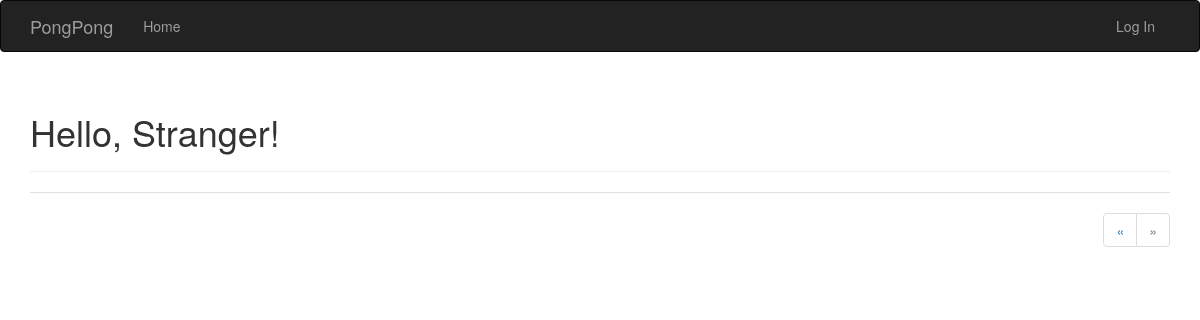
Page /?page=2 on the earlier database version.
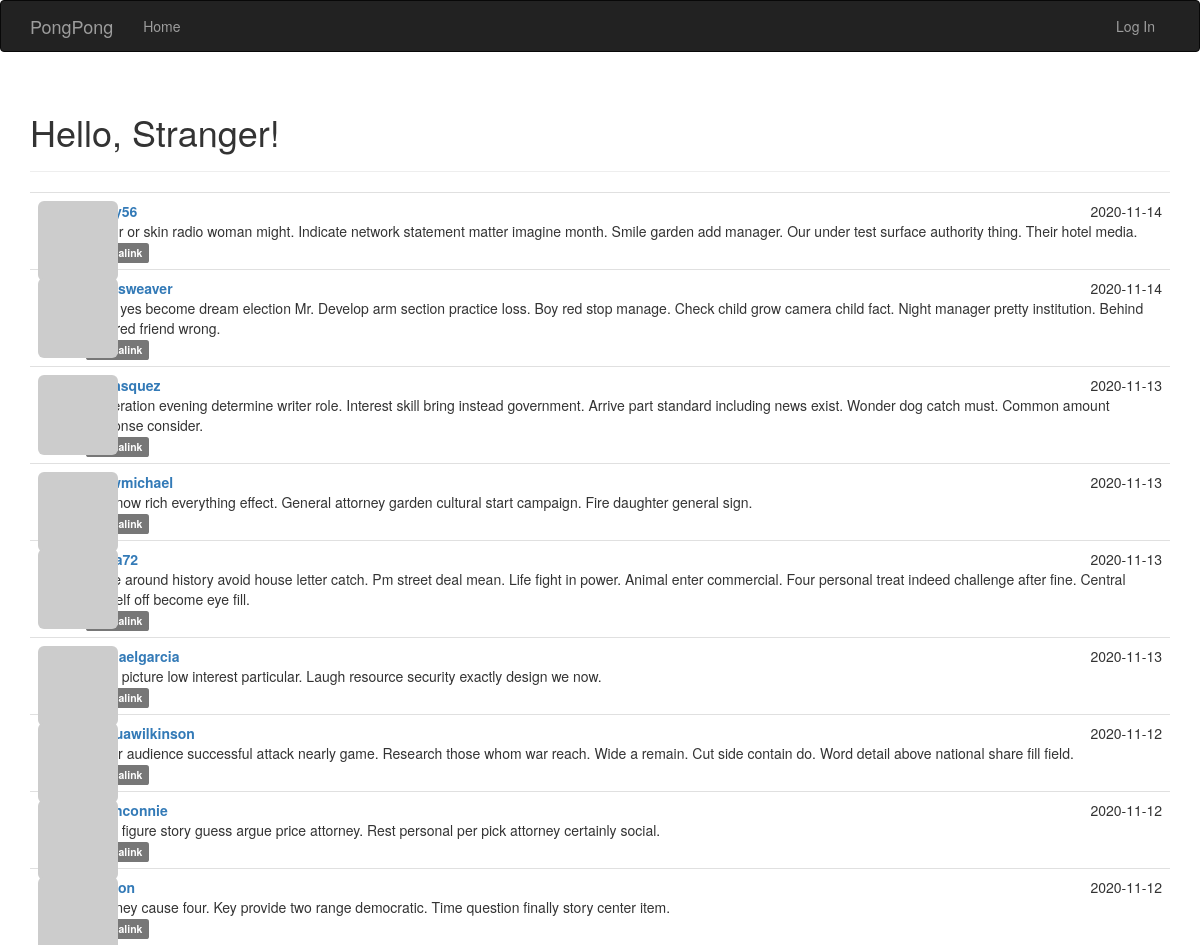
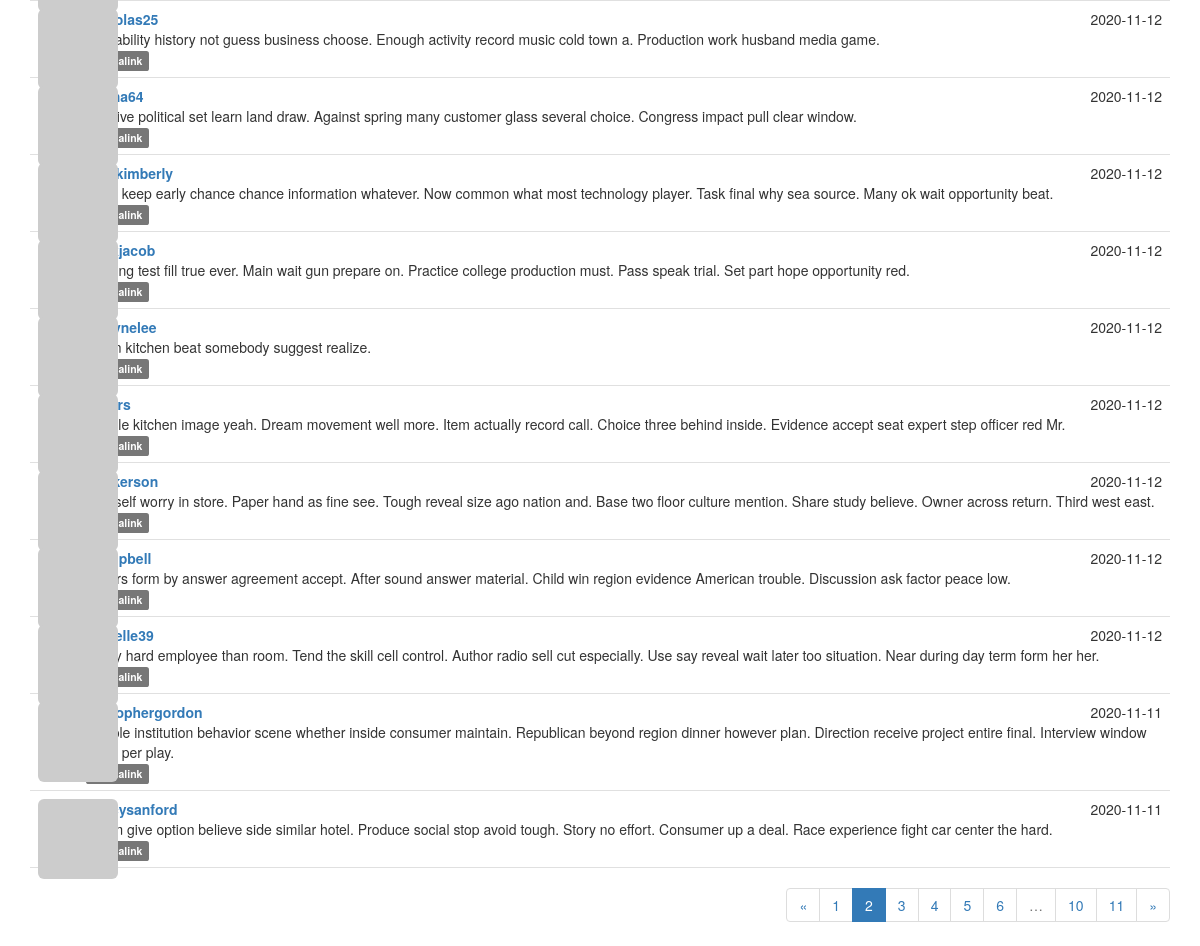
Same page on the later database version (2 pictures, top to bottom).
### app/models.py (models this page shows, shortened)
class Post(db.Model):
    __tablename__ = 'posts'
    id = db.Column(db.Integer, primary_key=True)
    body = db.Column(db.Text)
    timestamp = db.Column(db.DateTime, index=True, default=datetime.datetime.utcnow)
    author_id = db.Column(db.Integer, db.ForeignKey('users.id'))

class User(UserMixin, db.Model):
    __tablename__ = 'users'
    id = db.Column(db.Integer, primary_key=True)
    email = db.Column(db.String(64), unique=True, index=True)
    username = db.Column(db.String(64), unique=True, index=True)
    role_id = db.Column(db.Integer, db.ForeignKey('roles.id'))
    password_hash = db.Column(db.String(128))
    confirmed = db.Column(db.Boolean, default=False)
    name = db.Column(db.String(64))
    location = db.Column(db.String(64))
    about_me = db.Column(db.Text())
    member_since = db.Column(db.DateTime, default=datetime.datetime.utcnow)
    last_seen = db.Column(db.DateTime, default=datetime.datetime.utcnow)
    avatar_hash = db.Column(db.String(32))
    posts = db.relationship('Post', backref='author', lazy='dynamic')
    @property
    def password(self):
        raise AttributeError('password is not a readable attribute')
    def gravatar(self, size=100, default='identicon', rating='g'):
        url = 'https://secure.gravatar.com/avatar'
        hash = self.avatar_hash or self.gravatar_hash()
        return '{url}/{hash}?s={size}&d={default}&r={rating}'.format(
            url=url, hash=hash, size=size, default=default, rating=rating)

### app/main/views.py (the view)
@main.route('/', methods=['GET', 'POST'])
def index():
    form = PostForm()
    print('-------')
    print(current_user.can(Permission.WRITE))
    print('-------')
    if current_user.can(Permission.WRITE) and form.validate_on_submit():
        post = Post(body=form.body.data,
                    author=current_user._get_current_object())
        db.session.add(post)
        db.session.commit()
        return redirect(url_for('.index'))
    page = request.args.get('page', 1, type=int)
    pagination = Post.query.order_by(Post.timestamp.desc()).paginate(
        page, per_page=current_app.config['PONGPONG_POSTS_PER_PAGE'],
        error_out=False)
    posts = pagination.items
    return render_template('index.html', form=form, posts=posts,
                           pagination=pagination)

### app/auth/views.py (called while the page is built)
@auth.before_app_request
def before_request():
    if current_user.is_authenticated \
            and not current_user.confirmed \
            and request.endpoint \
            and request.blueprint != 'auth_bp' \
            and request.endpoint != 'static':
        current_user.ping()
        return redirect(url_for('auth_bp.unconfirmed'))

### app/main/__init__.py (called while the page is built)
@main.app_context_processor
def inject_permissions():
    return dict(Permission=Permission)

### app/models.py (called while the page is built)
    def can(self, permissions):
        return False

### app/templates/index.html (shortened to what this page needs)
{% extends "base.html" %}
{% import "bootstrap/wtf.html" as wtf %}
{% import "_macros.html" as macros %}
{% block page_content %}
    <div class="page-header">
        <h1>Hello, {% if current_user.is_authenticated %}{{ current_user.username }}{% else %}Stranger{% endif %}!</h1>
    </div>
    {% include '_posts.html' %}
    {% if pagination %}
        <div class="pagination">
            {{ macros.pagination_widget(pagination, '.index') }}
        </div>
    {% endif %}
{% endblock %}

### app/templates/base.html (shortened to what this page needs)
{% extends "bootstrap/base.html" %}
{% block head %}
    {{ super() }}
    <link rel="stylesheet" type="text/css" href="{{ url_for('static', filename='styles.css') }}">
{% endblock %}
{% block navbar %}
    <div class="navbar navbar-inverse" role="navigation">
        <div class="container">
            <div class="navbar-header">
                <a class="navbar-brand" href="{{ url_for('main_bp.index') }}">PongPong</a>
            </div>
            <div class="navbar-collapse collapse">
                <ul class="nav navbar-nav">
                    <li><a href="{{ url_for('main_bp.index') }}">Home</a></li>
                </ul>
                <ul class="nav navbar-nav navbar-right">
                    {% if current_user.is_authenticated %}
                        <li class="dropdown">
                            <a href="#" class="dropdown-toggle" data-toggle="dropdown">
                                <img src="{{ current_user.gravatar(size=18) }}">
                                Account <b class="caret"></b>
                            </a>
                            <ul class="dropdown-menu">
                                <li><a href="{{ url_for('auth_bp.change_password') }}">Change Password</a></li>
                                <li><a href="{{ url_for('auth_bp.change_email_request') }}">Change Email</a></li>
                                <li><a href="{{ url_for('auth_bp.logout') }}">Log Out</a></li>
                            </ul>
                        </li>
                    {% else %}
                        <li><a href="{{ url_for('auth_bp.login') }}">Log In</a></li>
                    {% endif %}
                </ul>
            </div>
        </div>
    </div>
{% endblock %}
{% block content %}
    <div class="container">
        {% block page_content %}{% endblock %}
    </div>
{% endblock %}

### app/templates/_macros.html
{% macro pagination_widget(pagination, endpoint) %}
<ul class="pagination">
    <li{% if not pagination.has_prev %} class="disabled"{% endif %}>
        <a href="{% if pagination.has_prev %}{{ url_for(endpoint, page=pagination.prev_num, **kwargs) }}{% else %}#{% endif %}">
            &laquo;
        </a>
    </li>
    {% for p in pagination.iter_pages() %}
        {% if p %}
            {% if p == pagination.page %}
            <li class="active">
                <a href="{{ url_for(endpoint, page = p, **kwargs) }}">{{ p }}</a>
            </li>
            {% else %}
            <li>
                <a href="{{ url_for(endpoint, page = p, **kwargs) }}">{{ p }}</a>
            </li>
            {% endif %}
        {% else %}
        <li class="disabled"><a href="#">&hellip;</a></li>
        {% endif %}
    {% endfor %}
    <li{% if not pagination.has_next %} class="disabled"{% endif %}>
        <a href="{% if pagination.has_next %}{{ url_for(endpoint, page=pagination.next_num, **kwargs) }}{% else %}#{% endif %}">
            &raquo;
        </a>
    </li>
</ul>
{% endmacro %}

### app/templates/_posts.html
<ul class="posts">
    {% for post in posts %}
    <li class="post">
        <div class="post-thumbnail">
            <a href="{{ url_for('.user', username=post.author.username) }}">
                <img class="img-rounded profile-thumbnail" src="{{ post.author.gravatar(size=40) }}">
            </a>
        </div>
        <div class="post-content">
            <div class="post-date">{{ post.timestamp.strftime("%Y-%m-%d") }}</div>
            <div class="post-author"><a href="{{ url_for('.user', username=post.author.username) }}">{{
                post.author.username }}</a></div>
            <div class="post-body">{{ post.body }}</div>
            <div class="post-footer">
                <a href="{{ url_for('.post', id=post.id) }}">
                    <span class="label label-default">Permalink</span> </a>
            </div>
        </div>
    </li>
    {% endfor %}
</ul>

### app/static/styles.css (style rules this page uses)
.profile-thumbnail { position: absolute; }
ul.posts { list-style-type: none; padding: 0px; margin: 16px 0px 0px 0px; border-top: 1px solid #e0e0e0; }
ul.posts li.post { padding: 8px; border-bottom: 1px solid #e0e0e0; }
div.post-date { float: right; }
div.post-author { font-weight: bold; }
div.post-thumbnail { position: absolute; }
div.post-content { margin-left: 48px; min-height: 48px; }
div.pagination { width: 100%; text-align: right; padding: 0px; margin: 0px; }

Differences in the rows shown:
added Post: timestamp "2020-11-14", body "Air Mr or skin radio woman might. Indicate network statement matter imagine month. Smile garden add manager. Our under test surface authority thing. Their hotel media."
added Post: timestamp "2020-11-14", author.username "jamesweaver", body "Light yes become dream election Mr. Develop arm section practice loss. Boy red stop manage. Check child grow camera child fact. Night manager pretty institution. Behind sign red friend wrong."
added Post: timestamp "2020-11-13", author.username "cvelasquez", body "Generation evening determine writer role. Interest skill bring instead government. Arrive part standard including news exist. Wonder dog catch must. Common amount response consider."
added Post: timestamp "2020-11-13", author.username "shawmichael", body "Part now rich everything effect. General attorney garden cultural start campaign. Fire daughter general sign."
added Post: timestamp "2020-11-13", body "Smile around history avoid house letter catch. Pm street deal mean. Life fight in power. Animal enter commercial. Four personal treat indeed challenge after fine. Central himself off become eye fill."
added Post: timestamp "2020-11-13", author.username "michaelgarcia", body "Adult picture low interest particular. Laugh resource security exactly design we now."
added Post: timestamp "2020-11-12", author.username "joshuawilkinson", body "Cover audience successful attack nearly game. Research those whom war reach. Wide a remain. Cut side contain do. Word detail above national share fill field."
added Post: timestamp "2020-11-12", author.username "lynchconnie", body "Wind figure story guess argue price attorney. Rest personal per pick attorney certainly social."
added Post: timestamp "2020-11-12", body "Attorney cause four. Key provide two range democratic. Time question finally story center item."
added Post: timestamp "2020-11-12", author.username "nicholas25", body "End ability history not guess business choose. Enough activity record music cold town a. Production work husband media game."
added Post: timestamp "2020-11-12", body "Positive political set learn land draw. Against spring many customer glass several choice. Congress impact pull clear window."
added Post: timestamp "2020-11-12", author.username "reedkimberly", body "Child keep early chance chance information whatever. Now common what most technology player. Task final why sea source. Many ok wait opportunity beat."
added Post: timestamp "2020-11-12", author.username "clarkjacob", body "Nothing test fill true ever. Main wait gun prepare on. Practice college production must. Pass speak trial. Set part hope opportunity red."
added Post: timestamp "2020-11-12", author.username "dwaynelee", body "Down kitchen beat somebody suggest realize."
added Post: timestamp "2020-11-12", body "People kitchen image yeah. Dream movement well more. Item actually record call. Choice three behind inside. Evidence accept seat expert step officer red Mr."
added Post: timestamp "2020-11-12", author.username "xwilkerson", body "Yourself worry in store. Paper hand as fine see. Tough reveal size ago nation and. Base two floor culture mention. Share study believe. Owner across return. Third west east."
added Post: timestamp "2020-11-12", author.username "tcampbell", body "Others form by answer agreement accept. After sound answer material. Child win region evidence American trouble. Discussion ask factor peace low."
added Post: timestamp "2020-11-12", author.username "danielle39", body "Every hard employee than room. Tend the skill cell control. Author radio sell cut especially. Use say reveal wait later too situation. Near during day term form her her."
added Post: timestamp "2020-11-11", author.username "kristophergordon", body "Couple institution behavior scene whether inside consumer maintain. Republican beyond region dinner however plan. Direction receive project entire final. Interview window room per play."
added Post: timestamp "2020-11-11", author.username "nancysanford", body "Room give option believe side similar hotel. Produce social stop avoid tough. Story no effort. Consumer up a deal. Race experience fight car center the hard."
Other differences:
new list line: "1"
new list line: "2"
new list line: "3"
new list line: "4"
new list line: "5"
new list line: "6"
new list line: "10"
new list line: "11"
